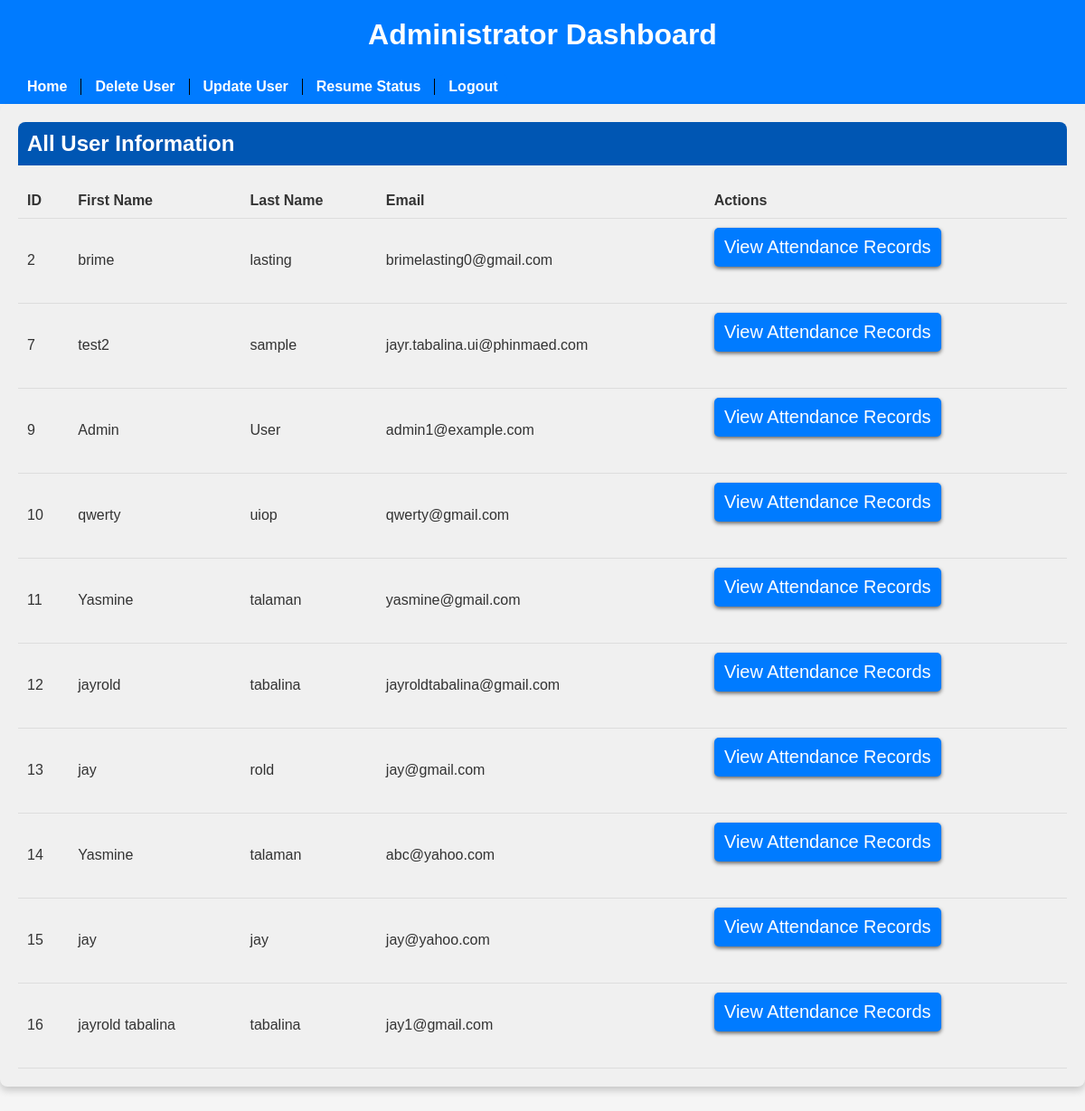
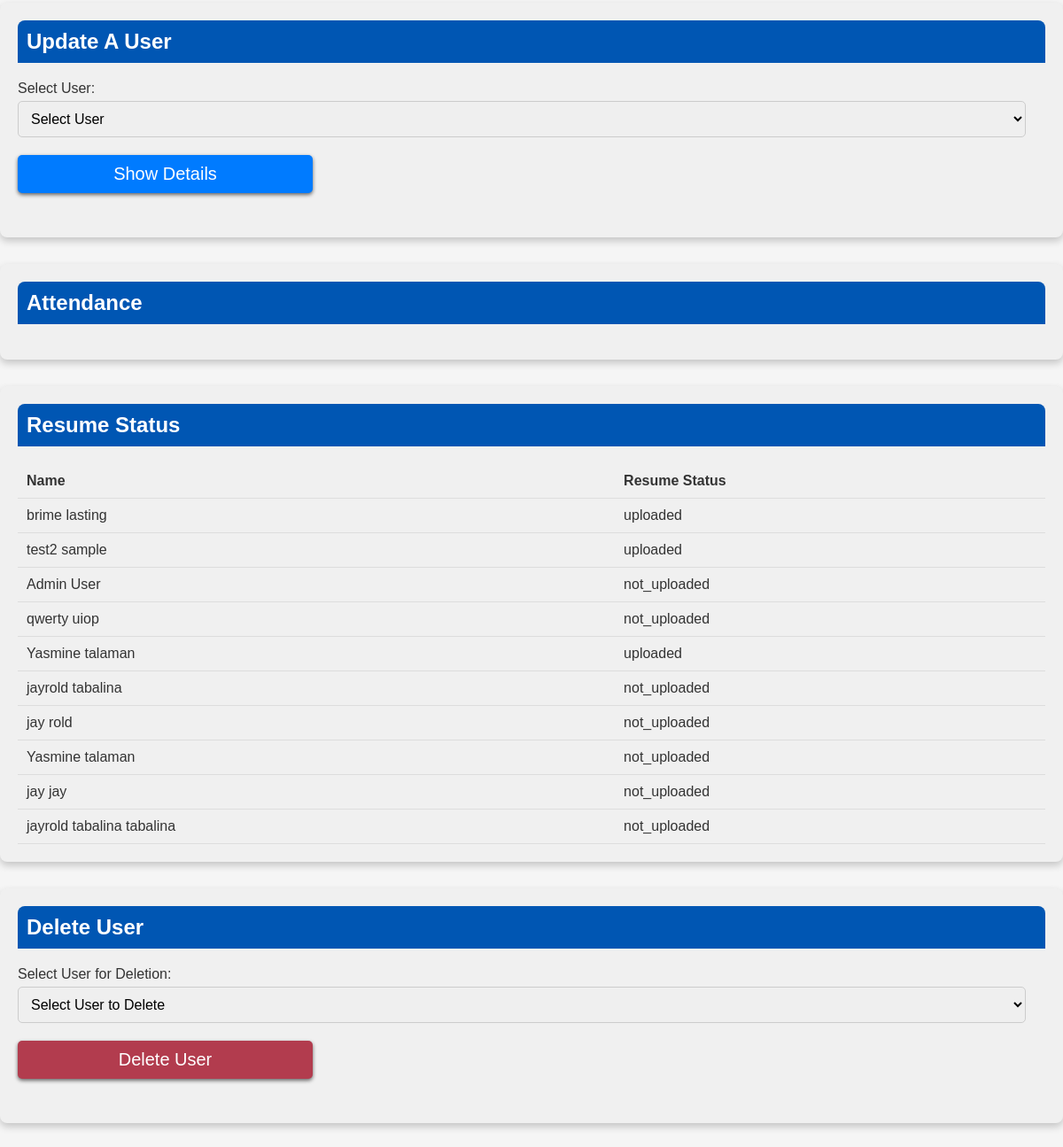
/admin_dashboard.php (signed in), run on the app's committed database (2 pictures, top to bottom).
### tables this page shows
CREATE TABLE `users` (
  `id` int(11) NOT NULL,
  `first_name` varchar(50) NOT NULL,
  `last_name` varchar(50) NOT NULL,
  `email` varchar(100) NOT NULL,
  `password` varchar(255) NOT NULL,
  `account_type` enum('regular','admin') NOT NULL,
  `resume_status` enum('uploaded','not_uploaded') DEFAULT 'not_uploaded',
  `resume_file` longblob DEFAULT NULL
);

### admin_dashboard.php (the view, shortened to what this page needs)
<?php
$servername = "localhost";
$username = "root";
$password = "";
$database = "jayrold";
$conn = new mysqli($servername, $username, $password, $database);
?>
<!DOCTYPE html>
<html lang="en">
<head>
    <link rel="stylesheet" href="css/admin_dashboard.css">
</head>
<body>
    <header>
        <h1>Administrator Dashboard</h1>
    </header>
    <nav>
        <ul>
            <li><a href="#home">Home</a></li>
            <li><a href="#delete_user">Delete User</a></li>
            <li><a href="#update_user">Update User</a></li>
            <li><a href="#view_resume_status">Resume Status</a></li>
            <li><a href="logout.php">Logout</a></li>
        </ul>
    </nav>
    <main>
        <section id="home">
            <h2>All User Information</h2>
            <table>
                <thead>
                    <tr>
                        <th>ID</th>
                        <th>First Name</th>
                        <th>Last Name</th>
                        <th>Email</th>
                        <th>Actions</th>
                    </tr>
                </thead>
                <tbody>
                    <?php
                    $sql = "SELECT * FROM users";
                    $result = $conn->query($sql);
                    if ($result->num_rows > 0) {
                        while ($row = $result->fetch_assoc()) {
                            echo "<tr>";
                            echo "<td>" . $row['id'] . "</td>";
                            echo "<td>" . $row['first_name'] . "</td>";
                            echo "<td>" . $row['last_name'] . "</td>";
                            echo "<td>" . $row['email'] . "</td>";
                            echo "<td>";
                            echo "<form method='post' action='#view_attendance'>";
                            echo "<button type='submit' class='link-button' name='view_attendance'>View Attendance Records</button>";
                            echo "</form>";
                            echo "</td>";
                            echo "</tr>";
                        }
                    }
                    ?>
                </tbody>
            </table>
        </section>
        <section id="update_user">
            <h2>Update A User</h2>
            <form method="post">
                <label for="user_id">Select User:</label>
                <select name="user_id" id="user_id">
                    <option value="">Select User</option>
                </select>
                <button type="submit" name="select_user">Show Details</button>
            </form>
        </section>
        <section id="view_attendance">
            <h2>Attendance</h2>
        </section>
        <section id="view_resume_status">
            <h2>Resume Status</h2>
            <?php
            $sql = "SELECT first_name, last_name, resume_status FROM users";
            $result = $conn->query($sql);
            if ($result->num_rows > 0) {
                echo "<table>
                <thead>
                    <tr>
                        <th>Name</th>
                        <th>Resume Status</th>
                    </tr>
                </thead>
                <tbody>";
                while ($row = $result->fetch_assoc()) {
                    echo "<tr>
                    <td>{$row['first_name']} {$row['last_name']}</td>
                    <td>{$row['resume_status']}</td>
                  </tr>";
                }
                echo "</tbody></table>";
            } else {
                echo "No users found.";
            }
            ?>
        </section>
        <section id="delete_user">
            <h2>Delete User</h2>
            <form method="post">
                <label for="user_id">Select User for Deletion:</label>
                <select name="user_id" id="user_id">
                    <option value="">Select User to Delete</option>
                </select>
                <button type="submit" name="delete">Delete User</button>
            </form>
        </section>
    </main>
</body>
</html>

### css/admin_dashboard.css (style rules this page uses)
body { font-family: Arial, sans-serif; background-color: #f5f5f5; margin: 0; padding: 0; }
header { background-color: #007bff; color: #fff; text-align: center; padding: 20px 0; }
h1 { margin: 0; }
nav { background-color: #007bff; color: #fff; padding: 10px 20px; display: flex; justify-content: space-between; align-items: center; }
nav ul { list-style-type: none; padding: 0; margin: 0; display: flex; }
nav ul li { margin-right: 5px; border-right: 1px solid #000; padding-right: 5px; }
nav ul li:last-child { margin-right: 0; border-right: none; padding-right: 0; }
nav ul li a { text-decoration: none; color: #fff; font-weight: bold; padding: 5px 10px; border-radius: 5px; transition: background-color 0.3s ease; }
section { margin-bottom: 30px; padding: 20px; background-color: #f0f0f0; border-radius: 8px; box-shadow: 0 4px 8px rgba(0, 0, 0, 0.2); color: #333; }
section h2 { background-color: #0056b3; color: #fff; padding: 10px; margin-top: 0; border-top-left-radius: 8px; border-top-right-radius: 8px; }
table { width: 100%; border-collapse: collapse; }
th, td { padding: 10px; border-bottom: 1px solid #ddd; text-align: left; }
th { background-color: #f0f0f0; }
form label { display: block; margin-bottom: 5px; }
form input[type="text"], form input[type="email"], form input[type="password"], form select { width: calc(100% - 22px); padding: 10px; margin-bottom: 20px; border: 1px solid #ccc; border-radius: 5px; font-size: 16px; }
.link-button { background-color: #007bff; border: none; border-radius: 5px; color: #fff; font-size: 16px; cursor: pointer; transition: background-color 0.3s ease; box-shadow: 0 2px 4px rgba(0, 0, 0, 0.2); }
#home form button[type="submit"] { width: calc(70% - 15px); padding: 10px; background-color: #007bff; border: none; border-radius: 5px; color: #fff; font-size: 20px; cursor: pointer; transition: background-color 0.3s ease; box-shadow: 0 2px 4px rgba(0, 0, 0, 0.582); }
form button[type="submit"] { width: calc(30% - 15px); padding: 10px; background-color: #007bff; margin-bottom: 30px; border: none; border-radius: 5px; color: #fff; font-size: 20px; cursor: pointer; transition: background-color 0.3s ease; box-shadow: 0 2px 4px rgba(0, 0, 0, 0.582); }
#delete_user form button[type="submit"] { width: calc(30% - 15px); padding: 10px; background-color: #b23c4e; border: none; border-radius: 5px; color: #fff; font-size: 20px; cursor: pointer; transition: background-color 0.3s ease; box-shadow: 0 2px 4px rgba(0, 0, 0, 0.582); }
nav ul li:last-child a { background-color: #007bff; }

### data on the page
users: id "2", first_name "brime", last_name "lasting", email "brimelasting0@gmail.com", resume_status "uploaded"
users: id "7", first_name "test2", last_name "sample", email "jayr.tabalina.ui@phinmaed.com", resume_status "uploaded"
users: id "9", first_name "Admin", last_name "User", email "admin1@example.com", resume_status "not_uploaded"
users: id "10", first_name "qwerty", last_name "uiop", email "qwerty@gmail.com", resume_status "not_uploaded"
users: id "11", first_name "Yasmine", last_name "talaman", email "yasmine@gmail.com", resume_status "uploaded"
users: id "12", first_name "jayrold", last_name "tabalina", email "jayroldtabalina@gmail.com", resume_status "not_uploaded"
users: id "13", first_name "jay", last_name "rold", email "jay@gmail.com", resume_status "not_uploaded"
users: id "14", first_name "Yasmine", last_name "talaman", email "abc@yahoo.com", resume_status "not_uploaded"
users: id "15", first_name "jay", last_name "jay", email "jay@yahoo.com", resume_status "not_uploaded"
users: id "16", first_name "jayrold tabalina", last_name "tabalina", email "jay1@gmail.com", resume_status "not_uploaded"
